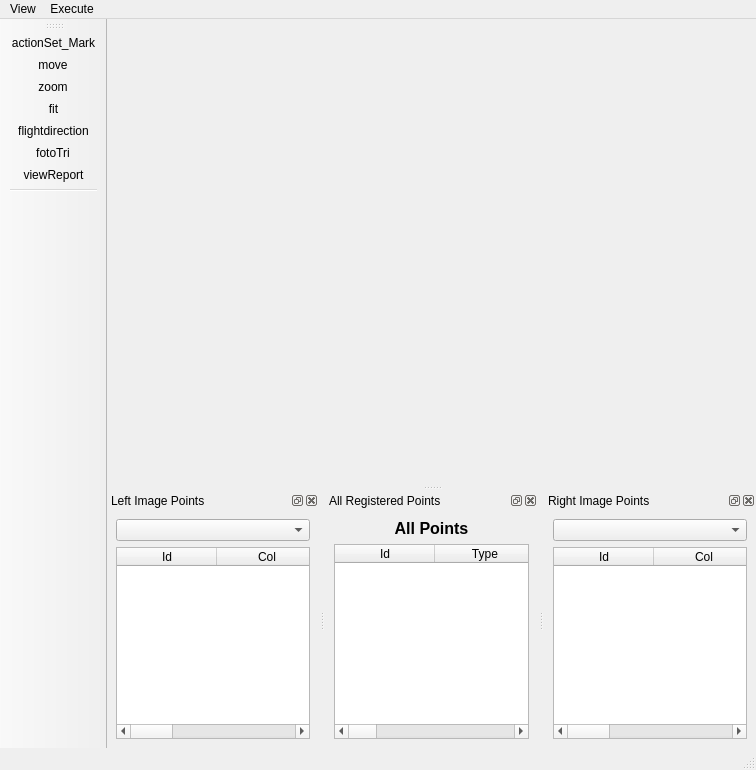
<?xml version="1.0" encoding="UTF-8"?>
<ui version="4.0">
 <class>PTMainWindow</class>
 <widget class="QMainWindow" name="PTMainWindow">
  <property name="geometry">
   <rect>
    <x>0</x>
    <y>0</y>
    <width>756</width>
    <height>770</height>
   </rect>
  </property>
  <property name="windowTitle">
   <string>MainWindow</string>
  </property>
  <property name="autoFillBackground">
   <bool>true</bool>
  </property>
  <widget class="QWidget" name="centralwidget">
   <property name="maximumSize">
    <size>
     <width>16777215</width>
     <height>16777215</height>
    </size>
   </property>
   <layout class="QHBoxLayout" name="horizontalLayout_3">
    <item>
     <layout class="QVBoxLayout" name="leftVerticalLayout">
      <item>
       <layout class="QHBoxLayout" name="topLeftHorizontalLayout"/>
      </item>
     </layout>
    </item>
    <item>
     <layout class="QVBoxLayout" name="rightVerticalLayout">
      <item>
       <layout class="QHBoxLayout" name="topRightHorizontalLayout"/>
      </item>
     </layout>
    </item>
   </layout>
  </widget>
  <widget class="QMenuBar" name="menubar">
   <property name="geometry">
    <rect>
     <x>0</x>
     <y>0</y>
     <width>756</width>
     <height>23</height>
    </rect>
   </property>
   <widget class="QMenu" name="menuView">
    <property name="title">
     <string>View</string>
    </property>
   </widget>
   <widget class="QMenu" name="menuExecute">
    <property name="title">
     <string>Execute</string>
    </property>
    <addaction name="actionCalculateFotoTri"/>
   </widget>
   <addaction name="menuView"/>
   <addaction name="menuExecute"/>
  </widget>
  <widget class="QToolBar" name="toolBar">
   <property name="enabled">
    <bool>true</bool>
   </property>
   <property name="sizePolicy">
    <sizepolicy hsizetype="Fixed" vsizetype="Preferred">
     <horstretch>0</horstretch>
     <verstretch>0</verstretch>
    </sizepolicy>
   </property>
   <property name="maximumSize">
    <size>
     <width>16777215</width>
     <height>16777212</height>
    </size>
   </property>
   <property name="windowTitle">
    <string>toolBar</string>
   </property>
   <property name="layoutDirection">
    <enum>Qt::LeftToRight</enum>
   </property>
   <property name="autoFillBackground">
    <bool>false</bool>
   </property>
   <property name="movable">
    <bool>true</bool>
   </property>
   <property name="allowedAreas">
    <set>Qt::LeftToolBarArea</set>
   </property>
   <property name="toolButtonStyle">
    <enum>Qt::ToolButtonIconOnly</enum>
   </property>
   <property name="floatable">
    <bool>true</bool>
   </property>
   <attribute name="toolBarArea">
    <enum>LeftToolBarArea</enum>
   </attribute>
   <attribute name="toolBarBreak">
    <bool>false</bool>
   </attribute>
   <addaction name="actionSet_Mark"/>
   <addaction name="actionMove"/>
   <addaction name="actionZoom"/>
   <addaction name="actionFit_View"/>
   <addaction name="actionFlightDirection"/>
   <addaction name="actionFoto_Tri"/>
   <addaction name="actionView_Report"/>
   <addaction name="separator"/>
  </widget>
  <widget class="QStatusBar" name="statusBar"/>
  <widget class="QDockWidget" name="leftImageDock">
   <property name="features">
    <set>QDockWidget::AllDockWidgetFeatures</set>
   </property>
   <property name="allowedAreas">
    <set>Qt::BottomDockWidgetArea</set>
   </property>
   <property name="windowTitle">
    <string>Left Image Points</string>
   </property>
   <attribute name="dockWidgetArea">
    <number>8</number>
   </attribute>
   <widget class="QWidget" name="dockWidgetContents_7">
    <layout class="QVBoxLayout" name="verticalLayout">
     <item>
      <widget class="QComboBox" name="leftImageComboBox"/>
     </item>
     <item>
      <widget class="ETableWidget" name="leftImageTableWidget">
       <property name="focusPolicy">
        <enum>Qt::StrongFocus</enum>
       </property>
       <property name="toolTip">
        <string comment="disambi" extracomment="comment">&lt;!DOCTYPE HTML PUBLIC &quot;-//W3C//DTD HTML 4.0//EN&quot; &quot;http://www.w3.org/TR/REC-html40/strict.dtd&quot;&gt;
&lt;html&gt;&lt;head&gt;&lt;meta name=&quot;qrichtext&quot; content=&quot;1&quot; /&gt;&lt;style type=&quot;text/css&quot;&gt;
p, li { white-space: pre-wrap; }
&lt;/style&gt;&lt;/head&gt;&lt;body style=&quot; font-family:'Sans'; font-size:10pt; font-weight:400; font-style:normal;&quot;&gt;
&lt;p style=&quot; margin-top:0px; margin-bottom:0px; margin-left:0px; margin-right:0px; -qt-block-indent:0; text-indent:0px;&quot;&gt;&lt;span style=&quot; color:#000000;&quot;&gt;Table with image's points&lt;/span&gt;&lt;/p&gt;&lt;/body&gt;&lt;/html&gt;</string>
       </property>
       <property name="editTriggers">
        <set>QAbstractItemView::NoEditTriggers</set>
       </property>
       <property name="showDropIndicator" stdset="0">
        <bool>false</bool>
       </property>
       <property name="dragDropOverwriteMode">
        <bool>false</bool>
       </property>
       <property name="sortingEnabled">
        <bool>true</bool>
       </property>
       <property name="rowCount">
        <number>0</number>
       </property>
       <property name="columnCount">
        <number>4</number>
       </property>
       <column>
        <property name="text">
         <string>Id</string>
        </property>
       </column>
       <column>
        <property name="text">
         <string>Col</string>
        </property>
       </column>
       <column>
        <property name="text">
         <string>Lin</string>
        </property>
       </column>
       <column>
        <property name="text">
         <string>key</string>
        </property>
       </column>
      </widget>
     </item>
    </layout>
   </widget>
  </widget>
  <widget class="QDockWidget" name="pointsDock">
   <property name="features">
    <set>QDockWidget::AllDockWidgetFeatures</set>
   </property>
   <property name="allowedAreas">
    <set>Qt::BottomDockWidgetArea</set>
   </property>
   <property name="windowTitle">
    <string>All Registered Points</string>
   </property>
   <attribute name="dockWidgetArea">
    <number>8</number>
   </attribute>
   <widget class="QWidget" name="dockWidgetContents_8">
    <layout class="QVBoxLayout" name="verticalLayout_2">
     <item>
      <widget class="QLabel" name="label_2">
       <property name="text">
        <string>&lt;!DOCTYPE HTML PUBLIC &quot;-//W3C//DTD HTML 4.0//EN&quot; &quot;http://www.w3.org/TR/REC-html40/strict.dtd&quot;&gt;
&lt;html&gt;&lt;head&gt;&lt;meta name=&quot;qrichtext&quot; content=&quot;1&quot; /&gt;&lt;style type=&quot;text/css&quot;&gt;
p, li { white-space: pre-wrap; }
&lt;/style&gt;&lt;/head&gt;&lt;body style=&quot; font-family:'MS Shell Dlg 2'; font-size:8.25pt; font-weight:400; font-style:normal;&quot;&gt;
&lt;p align=&quot;center&quot; style=&quot; margin-top:0px; margin-bottom:0px; margin-left:0px; margin-right:0px; -qt-block-indent:0; text-indent:0px;&quot;&gt;&lt;span style=&quot; font-size:12pt; font-weight:600;&quot;&gt;All Points&lt;/span&gt;&lt;/p&gt;&lt;/body&gt;&lt;/html&gt;</string>
       </property>
      </widget>
     </item>
     <item>
      <widget class="ETableWidget" name="pointsTableWidget">
       <property name="toolTip">
        <string>&lt;!DOCTYPE HTML PUBLIC &quot;-//W3C//DTD HTML 4.0//EN&quot; &quot;http://www.w3.org/TR/REC-html40/strict.dtd&quot;&gt;
&lt;html&gt;&lt;head&gt;&lt;meta name=&quot;qrichtext&quot; content=&quot;1&quot; /&gt;&lt;style type=&quot;text/css&quot;&gt;
p, li { white-space: pre-wrap; }
&lt;/style&gt;&lt;/head&gt;&lt;body style=&quot; font-family:'Sans'; font-size:10pt; font-weight:400; font-style:normal;&quot;&gt;
&lt;p style=&quot; margin-top:0px; margin-bottom:0px; margin-left:0px; margin-right:0px; -qt-block-indent:0; text-indent:0px;&quot;&gt;&lt;span style=&quot; color:#000000;&quot;&gt;Table with all points&lt;/span&gt;&lt;/p&gt;&lt;/body&gt;&lt;/html&gt;</string>
       </property>
       <property name="sortingEnabled">
        <bool>true</bool>
       </property>
       <property name="rowCount">
        <number>0</number>
       </property>
       <property name="columnCount">
        <number>6</number>
       </property>
       <column>
        <property name="text">
         <string>Id</string>
        </property>
       </column>
       <column>
        <property name="text">
         <string>Type</string>
        </property>
       </column>
       <column>
        <property name="text">
         <string>E</string>
        </property>
       </column>
       <column>
        <property name="text">
         <string>N</string>
        </property>
       </column>
       <column>
        <property name="text">
         <string>H</string>
        </property>
       </column>
       <column>
        <property name="text">
         <string>keys</string>
        </property>
       </column>
      </widget>
     </item>
    </layout>
   </widget>
  </widget>
  <widget class="QDockWidget" name="rightImageDock">
   <property name="features">
    <set>QDockWidget::AllDockWidgetFeatures</set>
   </property>
   <property name="allowedAreas">
    <set>Qt::BottomDockWidgetArea</set>
   </property>
   <property name="windowTitle">
    <string>Right Image Points</string>
   </property>
   <attribute name="dockWidgetArea">
    <number>8</number>
   </attribute>
   <widget class="QWidget" name="dockWidgetContents_9">
    <layout class="QVBoxLayout" name="verticalLayout_3">
     <item>
      <widget class="QComboBox" name="rightImageComboBox"/>
     </item>
     <item>
      <widget class="ETableWidget" name="rightImageTableWidget">
       <property name="toolTip">
        <string>&lt;!DOCTYPE HTML PUBLIC &quot;-//W3C//DTD HTML 4.0//EN&quot; &quot;http://www.w3.org/TR/REC-html40/strict.dtd&quot;&gt;
&lt;html&gt;&lt;head&gt;&lt;meta name=&quot;qrichtext&quot; content=&quot;1&quot; /&gt;&lt;style type=&quot;text/css&quot;&gt;
p, li { white-space: pre-wrap; }
&lt;/style&gt;&lt;/head&gt;&lt;body style=&quot; font-family:'Sans'; font-size:10pt; font-weight:400; font-style:normal;&quot;&gt;
&lt;p style=&quot; margin-top:0px; margin-bottom:0px; margin-left:0px; margin-right:0px; -qt-block-indent:0; text-indent:0px;&quot;&gt;&lt;span style=&quot; color:#000000;&quot;&gt;Table with image's points&lt;/span&gt;&lt;/p&gt;&lt;/body&gt;&lt;/html&gt;</string>
       </property>
       <property name="sortingEnabled">
        <bool>true</bool>
       </property>
       <property name="rowCount">
        <number>0</number>
       </property>
       <property name="columnCount">
        <number>4</number>
       </property>
       <column>
        <property name="text">
         <string>Id</string>
        </property>
       </column>
       <column>
        <property name="text">
         <string>Col</string>
        </property>
       </column>
       <column>
        <property name="text">
         <string>Lin</string>
        </property>
       </column>
       <column>
        <property name="text">
         <string>Key</string>
        </property>
       </column>
      </widget>
     </item>
    </layout>
   </widget>
  </widget>
  <action name="actionSet_Mark">
   <property name="checkable">
    <bool>true</bool>
   </property>
   <property name="icon">
    <iconset resource="../resource/resource.qrc">
     <normaloff>:/icon/mark.png</normaloff>:/icon/mark.png</iconset>
   </property>
   <property name="text">
    <string>actionSet_Mark</string>
   </property>
   <property name="toolTip">
    <string>&lt;!DOCTYPE HTML PUBLIC &quot;-//W3C//DTD HTML 4.0//EN&quot; &quot;http://www.w3.org/TR/REC-html40/strict.dtd&quot;&gt;
&lt;html&gt;&lt;head&gt;&lt;meta name=&quot;qrichtext&quot; content=&quot;1&quot; /&gt;&lt;style type=&quot;text/css&quot;&gt;
p, li { white-space: pre-wrap; }
&lt;/style&gt;&lt;/head&gt;&lt;body style=&quot; font-family:'Sans'; font-size:10pt; font-weight:400; font-style:normal;&quot;&gt;
&lt;p style=&quot; margin-top:0px; margin-bottom:0px; margin-left:0px; margin-right:0px; -qt-block-indent:0; text-indent:0px;&quot;&gt;&lt;span style=&quot; color:#000000;&quot;&gt;Mark point in image&lt;/span&gt;&lt;/p&gt;&lt;/body&gt;&lt;/html&gt;</string>
   </property>
   <property name="iconVisibleInMenu">
    <bool>false</bool>
   </property>
   <property name="priority">
    <enum>QAction::LowPriority</enum>
   </property>
  </action>
  <action name="actionMove">
   <property name="checkable">
    <bool>true</bool>
   </property>
   <property name="icon">
    <iconset resource="../resource/resource.qrc">
     <normaloff>:/icon/move.png</normaloff>:/icon/move.png</iconset>
   </property>
   <property name="text">
    <string>move</string>
   </property>
   <property name="toolTip">
    <string>&lt;!DOCTYPE HTML PUBLIC &quot;-//W3C//DTD HTML 4.0//EN&quot; &quot;http://www.w3.org/TR/REC-html40/strict.dtd&quot;&gt;
&lt;html&gt;&lt;head&gt;&lt;meta name=&quot;qrichtext&quot; content=&quot;1&quot; /&gt;&lt;style type=&quot;text/css&quot;&gt;
p, li { white-space: pre-wrap; }
&lt;/style&gt;&lt;/head&gt;&lt;body style=&quot; font-family:'Sans'; font-size:10pt; font-weight:400; font-style:normal;&quot;&gt;
&lt;p style=&quot; margin-top:0px; margin-bottom:0px; margin-left:0px; margin-right:0px; -qt-block-indent:0; text-indent:0px;&quot;&gt;&lt;span style=&quot; color:#000000;&quot;&gt;Move a image&lt;/span&gt;&lt;/p&gt;&lt;/body&gt;&lt;/html&gt;</string>
   </property>
  </action>
  <action name="actionZoom">
   <property name="checkable">
    <bool>true</bool>
   </property>
   <property name="icon">
    <iconset resource="../resource/resource.qrc">
     <normaloff>:/icon/find.png</normaloff>:/icon/find.png</iconset>
   </property>
   <property name="text">
    <string>zoom</string>
   </property>
   <property name="toolTip">
    <string>&lt;!DOCTYPE HTML PUBLIC &quot;-//W3C//DTD HTML 4.0//EN&quot; &quot;http://www.w3.org/TR/REC-html40/strict.dtd&quot;&gt;
&lt;html&gt;&lt;head&gt;&lt;meta name=&quot;qrichtext&quot; content=&quot;1&quot; /&gt;&lt;style type=&quot;text/css&quot;&gt;
p, li { white-space: pre-wrap; }
&lt;/style&gt;&lt;/head&gt;&lt;body style=&quot; font-family:'Sans'; font-size:10pt; font-weight:400; font-style:normal;&quot;&gt;
&lt;p style=&quot; margin-top:0px; margin-bottom:0px; margin-left:0px; margin-right:0px; -qt-block-indent:0; text-indent:0px;&quot;&gt;&lt;span style=&quot; color:#000000;&quot;&gt;Zoom in image&lt;/span&gt;&lt;/p&gt;&lt;/body&gt;&lt;/html&gt;</string>
   </property>
  </action>
  <action name="actionFit_View">
   <property name="icon">
    <iconset resource="../resource/resource.qrc">
     <normaloff>:/icon/fit.png</normaloff>:/icon/fit.png</iconset>
   </property>
   <property name="text">
    <string>fit</string>
   </property>
   <property name="toolTip">
    <string>&lt;!DOCTYPE HTML PUBLIC &quot;-//W3C//DTD HTML 4.0//EN&quot; &quot;http://www.w3.org/TR/REC-html40/strict.dtd&quot;&gt;
&lt;html&gt;&lt;head&gt;&lt;meta name=&quot;qrichtext&quot; content=&quot;1&quot; /&gt;&lt;style type=&quot;text/css&quot;&gt;
p, li { white-space: pre-wrap; }
&lt;/style&gt;&lt;/head&gt;&lt;body style=&quot; font-family:'Sans'; font-size:10pt; font-weight:400; font-style:normal;&quot;&gt;
&lt;p style=&quot; margin-top:0px; margin-bottom:0px; margin-left:0px; margin-right:0px; -qt-block-indent:0; text-indent:0px;&quot;&gt;&lt;span style=&quot; color:#000000;&quot;&gt;Fit image in all possible area&lt;/span&gt;&lt;/p&gt;&lt;/body&gt;&lt;/html&gt;</string>
   </property>
  </action>
  <action name="actionFoto_Tri">
   <property name="icon">
    <iconset resource="../resource/resource.qrc">
     <normaloff>:/icon/exterior.png</normaloff>:/icon/exterior.png</iconset>
   </property>
   <property name="text">
    <string>fotoTri</string>
   </property>
   <property name="toolTip">
    <string>&lt;!DOCTYPE HTML PUBLIC &quot;-//W3C//DTD HTML 4.0//EN&quot; &quot;http://www.w3.org/TR/REC-html40/strict.dtd&quot;&gt;
&lt;html&gt;&lt;head&gt;&lt;meta name=&quot;qrichtext&quot; content=&quot;1&quot; /&gt;&lt;style type=&quot;text/css&quot;&gt;
p, li { white-space: pre-wrap; }
&lt;/style&gt;&lt;/head&gt;&lt;body style=&quot; font-family:'Sans'; font-size:10pt; font-weight:400; font-style:normal;&quot;&gt;
&lt;p style=&quot; margin-top:0px; margin-bottom:0px; margin-left:0px; margin-right:0px; -qt-block-indent:0; text-indent:0px;&quot;&gt;&lt;span style=&quot; color:#000000;&quot;&gt;Run PhotoTriangulation&lt;/span&gt;&lt;/p&gt;&lt;/body&gt;&lt;/html&gt;</string>
   </property>
  </action>
  <action name="actionView_Report">
   <property name="icon">
    <iconset resource="../resource/resource.qrc">
     <normaloff>:/icon/table.png</normaloff>:/icon/table.png</iconset>
   </property>
   <property name="text">
    <string>viewReport</string>
   </property>
   <property name="toolTip">
    <string>&lt;!DOCTYPE HTML PUBLIC &quot;-//W3C//DTD HTML 4.0//EN&quot; &quot;http://www.w3.org/TR/REC-html40/strict.dtd&quot;&gt;
&lt;html&gt;&lt;head&gt;&lt;meta name=&quot;qrichtext&quot; content=&quot;1&quot; /&gt;&lt;style type=&quot;text/css&quot;&gt;
p, li { white-space: pre-wrap; }
&lt;/style&gt;&lt;/head&gt;&lt;body style=&quot; font-family:'Sans'; font-size:10pt; font-weight:400; font-style:normal;&quot;&gt;
&lt;p style=&quot; margin-top:0px; margin-bottom:0px; margin-left:0px; margin-right:0px; -qt-block-indent:0; text-indent:0px;&quot;&gt;&lt;span style=&quot; color:#000000;&quot;&gt;See the results/report&lt;/span&gt;&lt;/p&gt;&lt;/body&gt;&lt;/html&gt;</string>
   </property>
  </action>
  <action name="actionFlightDirection">
   <property name="checkable">
    <bool>true</bool>
   </property>
   <property name="icon">
    <iconset resource="../resource/resource.qrc">
     <normaloff>:/icon/fd.png</normaloff>:/icon/fd.png</iconset>
   </property>
   <property name="text">
    <string>flightdirection</string>
   </property>
   <property name="toolTip">
    <string>&lt;!DOCTYPE HTML PUBLIC &quot;-//W3C//DTD HTML 4.0//EN&quot; &quot;http://www.w3.org/TR/REC-html40/strict.dtd&quot;&gt;
&lt;html&gt;&lt;head&gt;&lt;meta name=&quot;qrichtext&quot; content=&quot;1&quot; /&gt;&lt;style type=&quot;text/css&quot;&gt;
p, li { white-space: pre-wrap; }
&lt;/style&gt;&lt;/head&gt;&lt;body style=&quot; font-family:'Sans'; font-size:10pt; font-weight:400; font-style:normal;&quot;&gt;
&lt;p style=&quot; margin-top:0px; margin-bottom:0px; margin-left:0px; margin-right:0px; -qt-block-indent:0; text-indent:0px;&quot;&gt;&lt;span style=&quot; color:#000000;&quot;&gt;Indicates flight's direction&lt;/span&gt;&lt;/p&gt;&lt;/body&gt;&lt;/html&gt;</string>
   </property>
  </action>
  <action name="actionCalculateFotoTri">
   <property name="text">
    <string>Calculate</string>
   </property>
   <property name="toolTip">
    <string>Calculate PhotoTriangulation</string>
   </property>
   <property name="shortcut">
    <string>Alt+F</string>
   </property>
  </action>
 </widget>
 <customwidgets>
  <customwidget>
   <class>ETableWidget</class>
   <extends>QTableWidget</extends>
   <header>ETableWidget.h</header>
  </customwidget>
 </customwidgets>
 <resources>
  <include location="../resource/resource.qrc"/>
 </resources>
 <connections/>
</ui>
